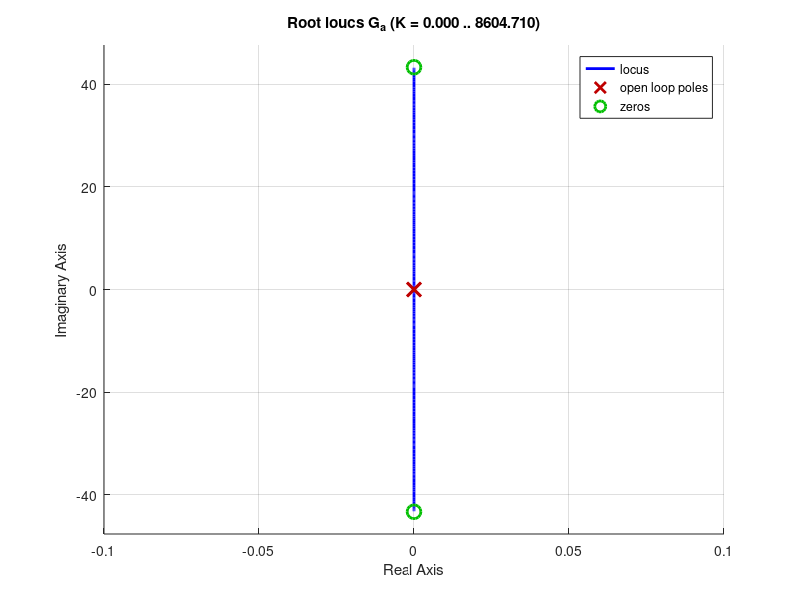
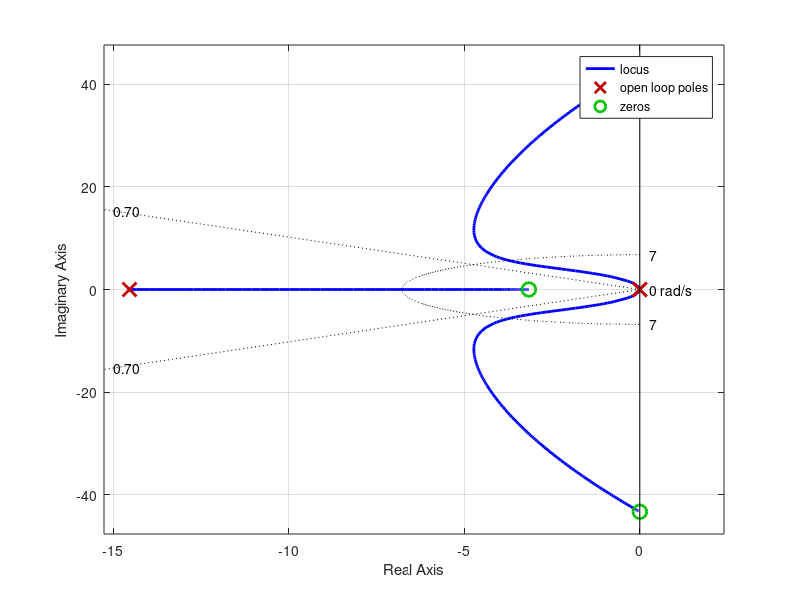
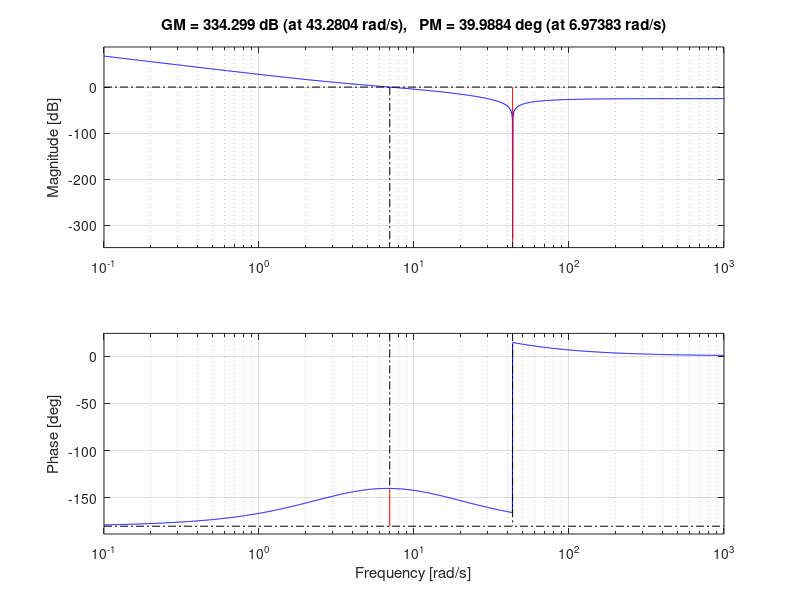
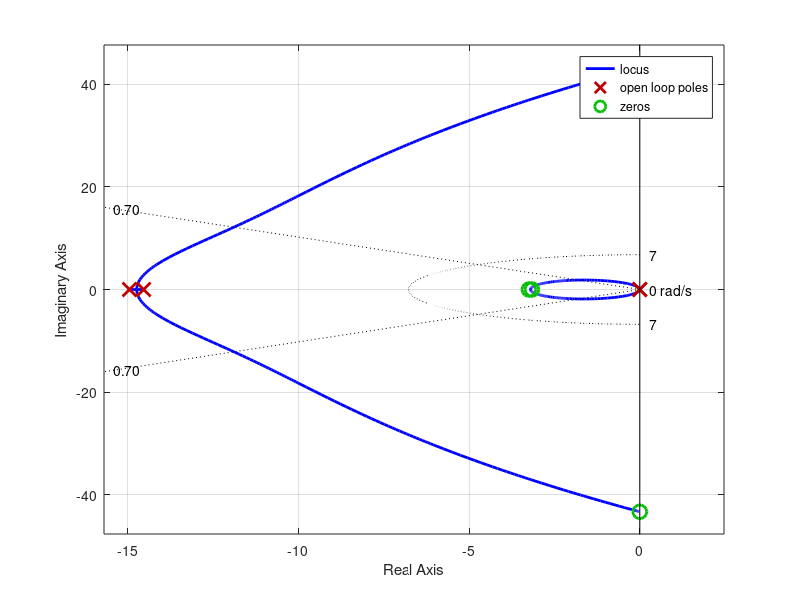

Source code (MATLAB) for these figures, in order: (Note: this script raises an error after producing the figures.)
% RR textbook: http://robotics.ucsd.edu/RR.pdf
close all

% Define phisical properties of system
g = 9.81;% m/s^2

% Measurement of moment of inertia: https://www.youtube.com/watch?v=nwgd1CV__rs&t=342s
m = 1.315; % kg
d = 0.143;%distance from gimbal pivot to cg_tot
strrad = 0.08255;% m
strlen = 0.55;% m
Txtot = 32.35/10; % oscilation period
Tytot = 29.3/10; % oscilation period

Ixtot = m*g*Txtot^2*strrad^2/(4*pi^2*0.55);%motor on the side
Iytot = m*g*Tytot^2*strrad^2/(4*pi^2*0.55);%motor on top

% from InnerGimbalAssembly_mobile
zcgpx = 0.0305;%m z distance from pivot to cg of 2-axis gimbal assembly
Ixxp_cg = 0.0007162665;%kg*m^2 moment of inertia about cg
mpx = 0.28867;%kg

% from InnerGimbalAssembly_mobile_y
zcgpy = 0.03495;%m z distance from pivot to cg of 1-axis gimbal assembly
Iyyp_cg = 0.000701359;%kg*m^2; moment of inertia about cg
mpy = 0.25211;%kg

% parallel axis theorem to get I about pivot points
Ixp = Ixxp_cg + zcgpx^2*mpx;
Iyp = Iyyp_cg + zcgpy^2*mpy;

tau = sqrt(d/g);% time constant

F = m*g;%Thrust from propeller
s = tf('s');

G_a = (d*F + s^2*Ixp)/(s^2*Ixtot); % Attitude Dynamics: fast inner loop
G_x = F/(m*s^2); % Translation Dynamics: slow outer loop
J = 1/(m*s^2);% Altitude Dynamics TODO

%% Attitude Controller
% % v1: tr = 0.1538s, M = 9.6% ts = 1.5s max_effort = 6.47
tr_a = 2.2*tau;% rise time requirement (TODO: this is for 1st order system)
zeta = 0.7;% damping ratio from max overshoot < 15% (RR Eq. 10.8)
wn_a = 1.8/tr_a;
boost = 10;% account for shift in wg with lead compensator
PM = 100*zeta + boost;% (RR Eq. 10.8)

PM1_a = PM/2;% create half of phase margin with 1st lead compensator
a1 = (1+sind(PM1_a))/(1-sind(PM1_a));% https://www.youtube.com/watch?v=rH44ttR3G4Q time: 10:50
b1 = 1/(wn_a*sqrt(a1));

D1_a = (a1*b1*s+1)/(b1*s+1);

figure(1)% Root Locus for uncontrolled G1
hold on
rlocus(G_a)
% title('Root Locus of Uncontrolled G_a ')
% 
figure(2)% Root Locus for 1st lead compensator
rlocus(D1_a*G_a)
sgrid(zeta,wn_a)
title(' ')

%from fig(2)
K1_a = 0.525;

figure(3)% Open-Loop Bode for 1st lead compensator
margin(K1_a*D1_a*G_a)
% title('Open-Loop Bode of G_a with One Lead Controller')

%from fig(3)
wn2_a = 6.97;% rad/s
% % wn2_a = 22;
PM1true_a = 40;% degrees

PM2_a = PM - PM1true_a;% create rest of phase margin with compensator 2
a2 = (1+sind(PM2_a))/(1-sind(PM2_a));
b2 = 1/(wn2_a*sqrt(a2));

D2_a = (a2*b2*s+1)/(b2*s+1);

figure(4) % Root Locus for 2nd lead compensator
rlocus(D2_a*K1_a*D1_a*G_a)
sgrid(zeta,wn_a)
title(' ')
% title('Root Locus of G_a with Two Lead Controller')

%from fig(4)
K2_a = 0.7;%2
D_a = K2_a*D2_a*K1_a*D1_a;
% low_pass = 1/(1+ s*2*pi*.0001);

figure(5) % Open-Loop Bode for 2nd lead compensator
margin(D_a*G_a)
% margin(D_a*G_a*low_pass)
% title(' ')
% title('Open-Loop Bode of G_a with Two Lead Controller')

%from fig(5)
PM2true_a = 73.7;% degrees

G_a_slc1  = feedback(D_a*G_a,1); % Dynamics of inner loop of Successive Loop Closure (RR 10.3.4)
a_effort = D_a/(1 + D_a*G_a);% TODO: What units? degrees or rad?


figure(6) % Step Response
step(G_a_slc1)
SG_a1 = stepinfo(G_a_slc1);
title(' ')
% title('Step Response of Attitude Dynamics')
% 
figure(7)
step(a_effort)
title(' ')
% title('Controller Effort for Step Response of Attitude Dynamics')
S_a_effort = stepinfo(a_effort);

wbw_a1 = bandwidth(G_a_slc1);
figure(8)
hold on
% bode(G_a_slc1*low_pass)
bode(G_a_slc1)
xline(wbw_a1)
% xline(wn_a)
title('closed loop bode plot of attitude dynamics 1')
hold off


%v2 tr = 0.2263s, M = 13.7% ts = 1.72s max_effort = 4.56
tr_a = 2.2*tau;% rise time requirement (TODO: this is for 1st order system)
zeta = 0.7;% damping ratio from max overshoot (RR Eq. 10.8)
wn_a = 1.8/tr_a;
boost = 10;% account for shift in wg with lead compensator
PM = 100*zeta + boost;% (RR Eq. 10.8)

PM1_a = PM/2;% create half of phase margin with 1st lead compensator
a1 = (1+sind(PM1_a))/(1-sind(PM1_a));% https://www.youtube.com/watch?v=rH44ttR3G4Q time: 10:50
b1 = 1/(wn_a*sqrt(a1));

D1_a = (a1*b1*s+1)/(b1*s+1);

% figure(1)% Root Locus for uncontrolled G1
% hold on
% rlocus(G_a)
% title('Root Locus of Uncontrolled G_a ')

% figure(2)% Root Locus for 1st lead compensator
% rlocus(D1_a*G_a)
% sgrid(zeta,wn_a)
% title('Root Locus of G_a with One Lead Controller')

%from fig(2)
K1_a = 0.512;

% figure(3)% Open-Loop Bode for 1st lead compensator
% margin(K1_a*D1_a*G_a)
% title('Open-Loop Bode of G_a with One Lead Controller')

%from fig(3)
wn2_a = 6.85;% rad/s
PM1true_a = 40;% degrees

PM2_a = PM - PM1true_a;% create rest of phase margin with compensator 2
a2 = (1+sind(PM2_a))/(1-sind(PM2_a));
b2 = 1/(wn2_a*sqrt(a2));

D2_a = (a2*b2*s+1)/(b2*s+1);

% figure(4) % Root Locus for 2nd lead compensator
% rlocus(D2_a*K1_a*D1_a*G_a)
% sgrid(zeta,wn_a)
% title('Root Locus of G_a with Two Lead Controller')

%from fig(4)
K2_a = 0.471;
D_a = K2_a*D2_a*K1_a*D1_a;

% figure(5) % Open-Loop Bode for 2nd lead compensator
% margin(D_a*G_a)
% % title('Open-Loop Bode of G_a with Two Lead Controller')

%from fig(5)
PM2true_a = 80;% degrees

G_a_slc2  = feedback(D_a*G_a,1); % Dynamics of inner loop of Successive Loop Closure (RR 10.3.4)
a_effort2 = D_a/(1 + D_a*G_a);% TODO: What units? degrees or rad?
wbw_a2 = bandwidth(G_a_slc2);

% figure(6) % Step Response
% step(G_a_slc2)
SG_a2 = stepinfo(G_a_slc2);
% title('Step Response of Attitude Dynamics')
% 
% figure(7)
% step(a_effort2)
% title('Controller Effort for Step Response of Attitude Dynamics')
% S_a_effort = stepinfo(a_effort);

% figure(8)
% hold on
% % bode(G_a_slc2*low_pass)
% xline(wbw_a2)
% bode(G_a_slc2)
% hold off

%% Position Controller

tr_x = 20*SG_a1.RiseTime;
zeta = 0.7;%1
wn_x = 1.8/tr_x;%0.3;
Kp = wn_x^2/(F/m);
Kd = 2*zeta*wn_x/(F/m);
wpd = 100;% TODO: does this affect dynamics
D_x = Kp + Kd*s/(1+s/wpd);
K_x = 1.2;
% D_x = K_x*D_x;

wbw_a1 = bandwidth(feedback(K_x*D_x*G_x,1));
wbw_a_slc1 = bandwidth(feedback(K_x*D_x*G_a_slc1*G_x,1));
wbw_a_slc2 = bandwidth(feedback(K_x*D_x*G_a_slc2*G_x,1));

x_effort = K_x*D_x/(1+K_x*D_x*G_x);
x_effort_slc1 = K_x*D_x/(1+K_x*D_x*G_a_slc1*G_x);
x_effort_slc2 = D_x/(1+D_x*G_a_slc2*G_x);

outer_closed = feedback(K_x*D_x*G_x,1);
outer_closed_slc1 = feedback(K_x*D_x*G_a_slc1*G_x,1);
outer_closed_slc2 = feedback(K_x*D_x*G_a_slc2*G_x,1);
S_x = stepinfo(outer_closed);
S_x_slc1 = stepinfo(outer_closed_slc1);
% S_x_slc2 = stepinfo(outer_closed_slc2);

% figure
% hold on
% rlocus(G_x)
% title(' ')
% hold off
figure
hold on
rlocus(D_x*G_x);
title(' ')
sgrid(zeta,wn_x)
hold off

figure
hold on
margin(K_x*D_x*G_x,'r-')
margin(K_x*D_x*G_a_slc1*G_x,'k-')
% margin(K_x*D_x*G_a_slc2*G_x,'b-')
legend('Only Position Dynamics','With Attitude Dynamics')%,'With Attitude Dynamics 2')
hold off


figure
hold on
step(outer_closed,'r-')
step(outer_closed_slc1,'k-')
% step(outer_closed_slc2,'b-')
legend('Only Position Dynamics','With Attitude Dynamics 1','Location','se')%,'With Attitude Dynamics 2',)
title (' ')
% title('Step response of position loop')
hold off

% figure
% hold on
% step(x_effort)

figure
hold on
bode(outer_closed,'r-')
bode(outer_closed_slc1,'k-')
% bode(outer_closed_slc2,'b-')
xline(wbw_a_slc1,'k--')
% xline(wbw_a2,'b--')
xline(wbw_a1,'r--')
legend('Only Position Dynamics','With Attitude Dynamics 1')%,'With Attitude Dyanmics 2')
title('Closed-Loop Bode of Position Controller')
hold off

figure
hold on
step(x_effort,'r-')
step(x_effort_slc1,'k-')
legend('Only Position Dynamics','With Attitude Dynamics 1')
title(' ')
hold off



